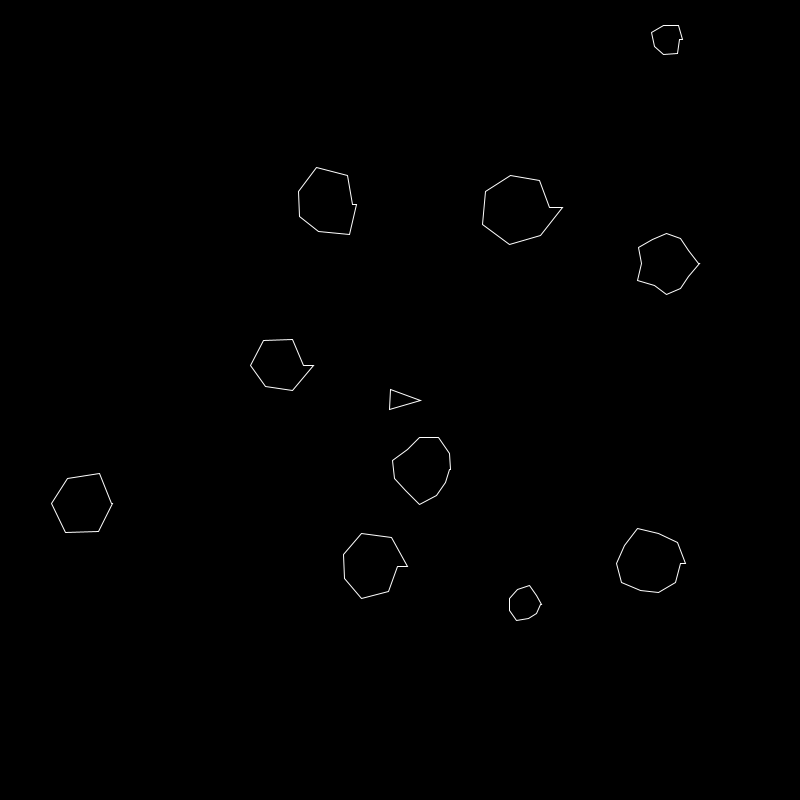
Frame 1 (no input)
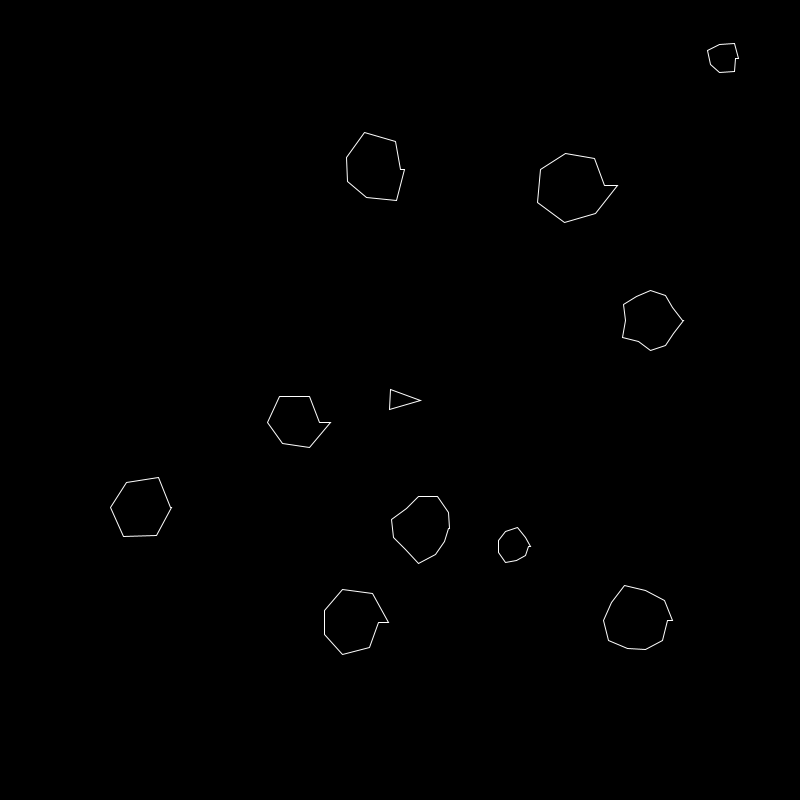
Frame 60 (the mouse pressed at the canvas centre just before this capture)
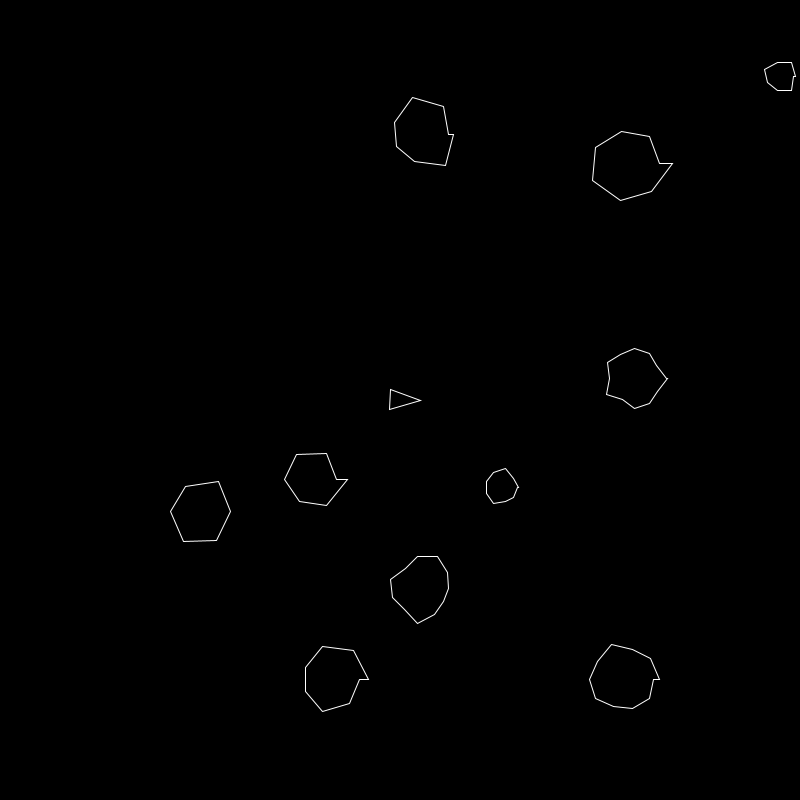
Frame 120 (the mouse held since frame 60 and released just before this capture)

The Processing sketch that drew these frames (run headless with seeded random() and noise(); from frame 60 on, the mouse is pressed at the canvas centre):

// Processing sketch: Asteroids_2
// ── Asteroids_2.pde
// Coding Train
// Coding Challenge 46.2 - Asteroids - Part 2
// https://www.youtube.com/watch?v=xTTuih7P0c0&list=PLRqwX-V7Uu6ZiZxtDDRCi6uhfTH4FilpH&index=59

// JavaScript conversion

Ship ship;
ArrayList<Laser> lasers;
ArrayList<Asteroid> asteroids;

void setup(){
  size(800, 800);
  ship = new Ship();

  lasers = new ArrayList<Laser>();

  asteroids = new ArrayList<Asteroid>();
  for (int i = 0; i < 10; i++){
    asteroids.add(new Asteroid());
  }
}

void draw(){
  background(0);
  
  for (int i = lasers.size()-1; i >= 0; i--){
    Laser l = lasers.get(i);
    if (l.lifespan > 100){
      lasers.remove(l);
    } else {
      l.update();
      l.show();
    }
    
    for (int j = asteroids.size()-1; j >= 0; j--){
      Asteroid a = asteroids.get(j);
      if (l.hits(a)){
        ArrayList<Asteroid> fragments = a.breakup();
        asteroids.addAll(fragments);
        asteroids.remove(a);
        lasers.remove(l);
      }
    }
  }

  ship.update();
  ship.show();
  
  for (Asteroid a : asteroids){
    if (ship.hits(a)){
      println("YOU DIED! (" + a + ")");
    }
    
    a.update();
    a.show();
  }
}

void keyPressed(){
  if (key == 'a' || keyCode == LEFT){
    ship.setRotation(-0.05);
  }
  if (key == 'd' || keyCode == RIGHT){
    ship.setRotation(0.05);
  }
  if (key == 'w' || keyCode == UP){
    ship.boosting = true;
  }
  if (key == ' '){
    lasers.add(new Laser(ship.pos, ship.heading));
  }
}

void keyReleased(){
  if (key == 'a' || keyCode == LEFT || key == 'd' || keyCode == RIGHT){
    ship.setRotation(0);
  }
  if (key == 'w' || keyCode == UP){
    ship.boosting = false;
  }
}
// ── Asteroid.pde
class Asteroid{
  PVector pos;
  PVector vel;
  float radius;
  int total;
  float[] offsets;
  
  Asteroid(){
    pos = new PVector(random(width), random(height));
    vel = PVector.random2D();
    
    radius = random(15, 40);
    createOffsets();
  }
  
  Asteroid(PVector _pos, float _radius){
    pos = _pos;
    vel = PVector.random2D();
    radius = _radius;
    createOffsets();
  }
  
  void createOffsets(){
    float range = radius/5;
    total = floor(random(7, 15));      
    offsets = new float[total];
    for (int i = 0; i < total; i++){
      offsets[i] = random(-range, range) + radius;  
    }
  }
  
  void update(){
    pos.add(vel);
    edges();
  }
  
  ArrayList<Asteroid> breakup(){
    ArrayList<Asteroid> fragments = new ArrayList<Asteroid>();
    if (radius/2 > 6){
      for (int i = 0; i < 2; i++){
        fragments.add(new Asteroid(pos.copy(), radius/2));
      }
    }
    return fragments;
  }
   
  void edges(){
    if (pos.x > width ){ pos.x = 0; }
    if (pos.x < 0     ){ pos.x = width; }
    if (pos.y > height){ pos.y = 0; }
    if (pos.y < 0     ){ pos.y = height; }
  }
  
  void show(){
    pushMatrix();
      stroke(255);
      strokeWeight(1);
      noFill();
      translate(pos.x, pos.y);
      beginShape();
        for (int i = 0; i < total; i++){
          float angle = map(i, 0, total-1, 0, TWO_PI);
          float x = offsets[i] * cos(angle);
          float y = offsets[i] * sin(angle);
          vertex(x, y);
        }
      endShape(CLOSE);
    popMatrix();
  }
}
// ── Laser.pde
class Laser {
  PVector pos;
  PVector vel;
  int lifespan;
  
  Laser(PVector shipPos, float shipHeading){
    pos = shipPos.copy();
    vel = PVector.fromAngle(shipHeading);
    vel.mult(10);
    lifespan = 0;
  }
  
  void update(){
    pos.add(vel);
    lifespan++;
  }
  
  boolean hits(Asteroid a){
    float distance = pos.dist(a.pos);
    return distance < a.radius;   
  }
    
  void show(){
    pushMatrix();
      stroke(255);
      strokeWeight(6);
      noFill();
      translate(pos.x, pos.y);
      point(0, 0);
    popMatrix();
  }
}
// ── Ship.pde
class Ship {
  PVector pos;
  PVector vel;
  float heading;
  float radius;
  float rotation;
  boolean boosting;
  
  Ship(){
    pos = new PVector(width/2, height/2);
    vel = new PVector(0, 0);
    radius = 20;
    heading = 0;
    rotation = 0;
    boosting = false;
  }

  boolean hits(Asteroid a){
    float distance = pos.dist(a.pos);
    return distance < a.radius + radius;   
  }
  
  void turn(){
    heading += rotation;
  }
  
  void update(){
    turn();
    boost();
    pos.add(vel);
    vel.mult(0.99);
    edges();
  }
  
  void boost(){
    if (boosting){
      PVector force = PVector.fromAngle(heading);
      force.mult(0.5);
      vel.add(force);
    }
  }
  
  void edges(){
    if (pos.x > width ){ pos.x = 0; }
    if (pos.x < 0     ){ pos.x = width; }
    if (pos.y > height){ pos.y = 0; }
    if (pos.y < 0     ){ pos.y = height; }
  }
  
  void setRotation(float angle){
    rotation = angle;
  }
  
  void show(){
    pushMatrix();
      stroke(255);
      strokeWeight(1);
      fill(0);
      translate(pos.x, pos.y);
      rotate(heading + PI/2);
      triangle(-radius/2, radius/2, radius/2, radius/2, 0, -radius);
    popMatrix();
  }
  
}
